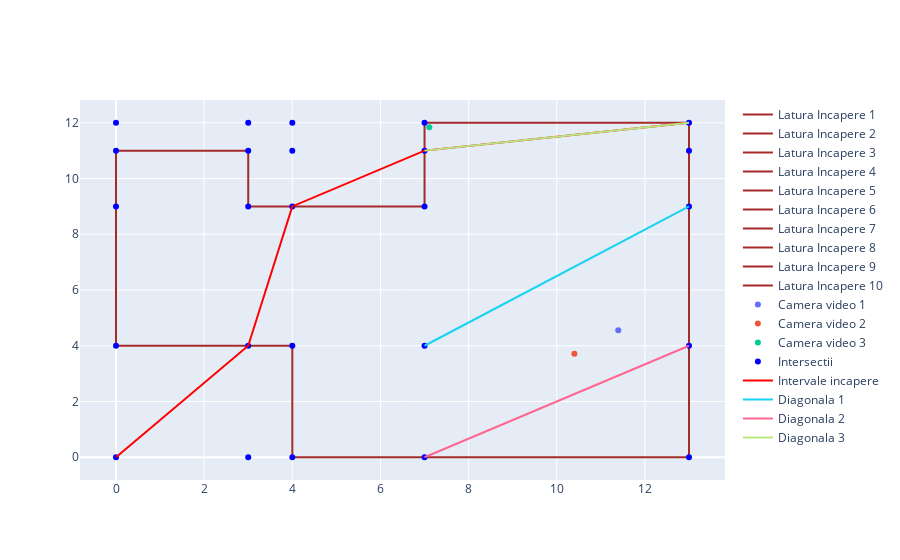

The notebook cell saved with this chart:
### Markdown cell above
## Hill Climbing

### Code cell
from HillClimbing import HillClimbing
hc = HillClimbing(camereVideo, x=x, pas=0.5)
optim1 = hc.run_basic()
print(optim1, "Arie: ", hc.valoare(optim1))
camereVideo.plot(optim1.reshape((3,2)))

### Figure 1 — Plotly figure (JSON) as saved in the notebook; plotly's stock layout.template omitted (floating-point values rounded to 4 significant figures)
{"data": [{"line": {"color": "brown"}, "mode": "lines", "name": "Latura Incapere 1", "type": "scatter", "x": [4, 4], "y": [0, 4]}, {"line": {"color": "brown"}, "mode": "lines", "name": "Latura Incapere 2", "type": "scatter", "x": [4, 0], "y": [4, 4]}, {"line": {"color": "brown"}, "mode": "lines", "name": "Latura Incapere 3", "type": "scatter", "x": [0, 0], "y": [4, 11]}, {"line": {"color": "brown"}, "mode": "lines", "name": "Latura Incapere 4", "type": "scatter", "x": [0, 3], "y": [11, 11]}, {"line": {"color": "brown"}, "mode": "lines", "name": "Latura Incapere 5", "type": "scatter", "x": [3, 3], "y": [11, 9]}, {"line": {"color": "brown"}, "mode": "lines", "name": "Latura Incapere 6", "type": "scatter", "x": [3, 7], "y": [9, 9]}, {"line": {"color": "brown"}, "mode": "lines", "name": "Latura Incapere 7", "type": "scatter", "x": [7, 7], "y": [9, 12]}, {"line": {"color": "brown"}, "mode": "lines", "name": "Latura Incapere 8", "type": "scatter", "x": [7, 13], "y": [12, 12]}, {"line": {"color": "brown"}, "mode": "lines", "name": "Latura Incapere 9", "type": "scatter", "x": [13, 13], "y": [12, 0]}, {"line": {"color": "brown"}, "mode": "lines", "name": "Latura Incapere 10", "type": "scatter", "x": [13, 4], "y": [0, 0]}, {"mode": "markers", "name": "Camera video 1", "type": "scatter", "x": [11.39], "y": [4.557]}, {"mode": "markers", "name": "Camera video 2", "type": "scatter", "x": [10.4], "y": [3.711]}, {"mode": "markers", "name": "Camera video 3", "type": "scatter", "x": [7.108], "y": [11.84]}, {"marker": {"color": "blue"}, "mode": "markers", "name": "Intersectii", "type": "scatter", "x": [4, 4, 4, 4, 4, 0, 3, 7, 13, 0, 0, 0, 0, 3, 7, 13, 3, 3, 3, 7, 13, 7, 7, 13, 13], "y": [4, 11, 9, 12, 0, 4, 4, 4, 4, 11, 9, 12, 0, 11, 11, 11, 9, 12, 0, 9, 9, 12, 0, 12, 0]}, {"line": {"color": "red"}, "mode": "lines", "name": "Intervale incapere", "type": "scatter", "x": [0, 3, 4, 7, 13], "y": [0, 4, 9, 11, 12]}, {"mode": "lines", "name": "Diagonala 1", "type": "scatter", "x": [7, 13], "y": [4, 9]}, {"mode": "lines", "name": "Diagonala 2", "type": "scatter", "x": [7, 13], "y": [0, 4]}, {"mode": "lines", "name": "Diagonala 3", "type": "scatter", "x": [7, 13], "y": [11, 12]}], "layout": {}}
